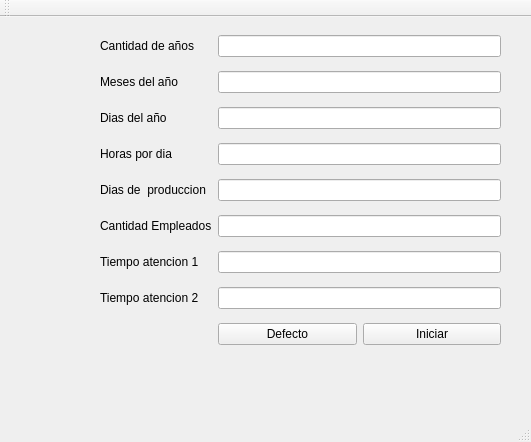
<?xml version="1.0" encoding="UTF-8"?>
<ui version="4.0">
 <class>MainWindow</class>
 <widget class="QMainWindow" name="MainWindow">
  <property name="geometry">
   <rect>
    <x>0</x>
    <y>0</y>
    <width>531</width>
    <height>442</height>
   </rect>
  </property>
  <property name="windowTitle">
   <string>MainWindow</string>
  </property>
  <widget class="QWidget" name="centralwidget">
   <widget class="QWidget" name="gridLayoutWidget">
    <property name="geometry">
     <rect>
      <x>100</x>
      <y>10</y>
      <width>401</width>
      <height>326</height>
     </rect>
    </property>
    <layout class="QGridLayout" name="gridLayout">
     <item row="7" column="0">
      <widget class="QLabel" name="label_7">
       <property name="text">
        <string>Tiempo atencion 2</string>
       </property>
      </widget>
     </item>
     <item row="6" column="1">
      <widget class="QLineEdit" name="inputTiempoAtencion1"/>
     </item>
     <item row="0" column="1">
      <widget class="QLineEdit" name="inputCantAnios"/>
     </item>
     <item row="2" column="1">
      <widget class="QLineEdit" name="cantDiasAnios"/>
     </item>
     <item row="4" column="1">
      <widget class="QLineEdit" name="cantDiasProduccion"/>
     </item>
     <item row="1" column="0">
      <widget class="QLabel" name="label_2">
       <property name="text">
        <string>Meses del año</string>
       </property>
      </widget>
     </item>
     <item row="1" column="1">
      <widget class="QLineEdit" name="inputMesesAnio"/>
     </item>
     <item row="3" column="0">
      <widget class="QLabel" name="label_5">
       <property name="text">
        <string>Horas por dia</string>
       </property>
      </widget>
     </item>
     <item row="6" column="0">
      <widget class="QLabel" name="label_6">
       <property name="text">
        <string>Tiempo atencion 1</string>
       </property>
      </widget>
     </item>
     <item row="5" column="1">
      <widget class="QLineEdit" name="inputCantEmpleados"/>
     </item>
     <item row="4" column="0">
      <widget class="QLabel" name="label_4">
       <property name="text">
        <string>Dias de  produccion</string>
       </property>
      </widget>
     </item>
     <item row="2" column="0">
      <widget class="QLabel" name="label_3">
       <property name="text">
        <string>Dias del año</string>
       </property>
      </widget>
     </item>
     <item row="5" column="0">
      <widget class="QLabel" name="label_9">
       <property name="text">
        <string>Cantidad Empleados</string>
       </property>
      </widget>
     </item>
     <item row="3" column="1">
      <widget class="QLineEdit" name="cantHorasDia"/>
     </item>
     <item row="0" column="0">
      <widget class="QLabel" name="label">
       <property name="text">
        <string>Cantidad de años</string>
       </property>
      </widget>
     </item>
     <item row="7" column="1">
      <widget class="QLineEdit" name="inputTiempoAtencion2"/>
     </item>
     <item row="8" column="1">
      <layout class="QHBoxLayout" name="horizontalLayout">
       <item>
        <widget class="QPushButton" name="btnDefecto">
         <property name="text">
          <string>Defecto</string>
         </property>
        </widget>
       </item>
       <item>
        <widget class="QPushButton" name="btnIniciarSimulacion">
         <property name="text">
          <string>Iniciar</string>
         </property>
        </widget>
       </item>
      </layout>
     </item>
    </layout>
   </widget>
  </widget>
  <widget class="QMenuBar" name="menubar">
   <property name="geometry">
    <rect>
     <x>0</x>
     <y>0</y>
     <width>531</width>
     <height>25</height>
    </rect>
   </property>
  </widget>
  <widget class="QStatusBar" name="statusbar"/>
  <widget class="QToolBar" name="toolBar">
   <property name="windowTitle">
    <string>toolBar</string>
   </property>
   <attribute name="toolBarArea">
    <enum>TopToolBarArea</enum>
   </attribute>
   <attribute name="toolBarBreak">
    <bool>false</bool>
   </attribute>
  </widget>
 </widget>
 <resources/>
 <connections/>
</ui>
